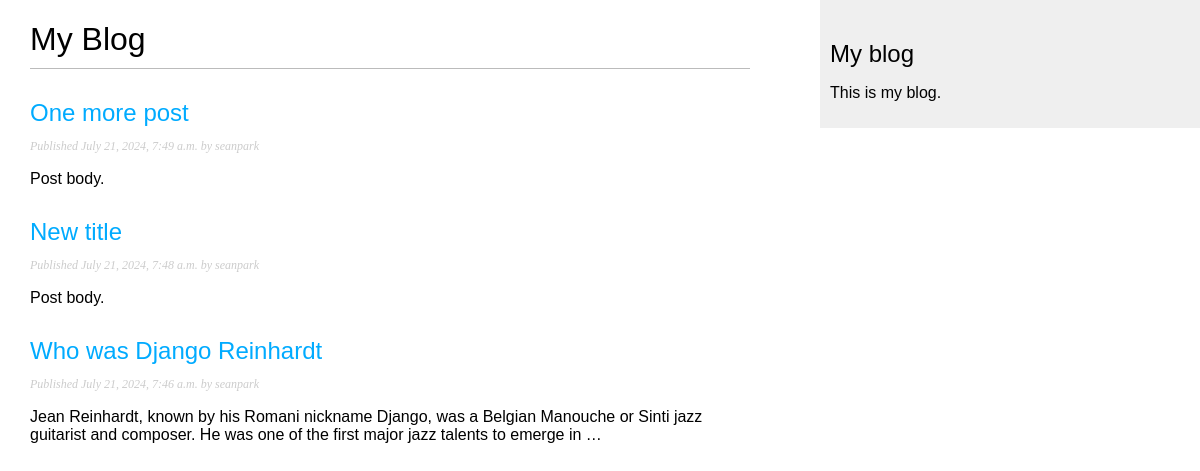
Screenshot of /blog/ with the database file from the repository.
### blog/models.py (models this page shows, shortened)
class Post(models.Model):
    class Status(models.TextChoices):
        DRAFT = 'DF', 'Draft'
        PUBLISHED = 'PB', 'Published'
    title = models.CharField(max_length=250)
    slug = models.SlugField(max_length=250)
    author = models.ForeignKey(
        settings.AUTH_USER_MODEL,
        on_delete=models.CASCADE,
        related_name='blog_posts'
    )
    body = models.TextField()
    publish = models.DateTimeField(default=timezone.now)
    created = models.DateTimeField(auto_now_add=True)
    updated = models.DateTimeField(auto_now=True)
    status = models.CharField(
        max_length=2,
        choices=Status,
        default=Status.DRAFT
    )
    objects = models.Manager()  # The default manager.
    published = PublishedManager()  # Our custom manager.
    class Meta:
        ordering = ['-publish']
        indexes = [
            models.Index(fields=['-publish']),
        ]

### blog/views.py (the view)
# urls.py: path('', views.post_list, name='post_list'),
def post_list(request):
    posts = Post.published.all()
    return render(
        request,
        'blog/post/list.html',
        {'posts': posts}
    )

### blog/models.py (called while the page is built)
    def get_queryset(self):
        return (
            super().get_queryset().filter(status=Post.Status.PUBLISHED)
        )

### blog/templates/blog/post/list.html (shortened to what this page needs)
{% extends "blog/base.html" %}
{% block content %}
  <h1>My Blog</h1>
  {% for post in posts %}
    <h2>
      <a href="{% url 'blog:post_detail' post.id %}">
        {{ post.title }}
      </a>
    </h2>
    <p class="date">
      Published {{ post.publish }} by {{ post.author }}
    </p>
    {{ post.body|truncatewords:30|linebreaks }}
  {% endfor %}
{% endblock %}

### blog/templates/blog/base.html (shortened to what this page needs)
{% load static %}
<!DOCTYPE html>
<html>
<head>
  <link href="{% static "css/blog.css" %}" rel="stylesheet">
</head>
<body>
  <div id="content">
    {% block content %}
    {% endblock %}
  </div>
  <div id="sidebar">
    <h2>My blog</h2>
    <p>This is my blog.</p>
  </div>
</body>
</html>

### blog/static/css/blog.css (style rules this page uses)
body { margin:0; padding:0; font-family:helvetica, sans-serif; }
a { color:#00abff; text-decoration:none; }
h1 { font-weight:normal; border-bottom:1px solid #bbb; padding:0 0 10px 0; }
h2 { font-weight:normal; margin:30px 0 0; }
#content { float:left; width:60%; padding:0 0 0 30px; }
#sidebar { float:right; width:30%; padding:10px; background:#efefef; height:100%; }
p.date { color:#ccc; font-family: georgia, serif; font-size: 12px; font-style: italic; }

### rows the page displays
Post: title "One more post", publish "July 21, 2024, 7:49 a.m.", author "seanpark", body "Post body."
Post: title "New title", publish "July 21, 2024, 7:48 a.m.", author "seanpark", body "Post body."
Post: title "Who was Django Reinhardt", publish "July 21, 2024, 7:46 a.m.", author "seanpark", body "Jean Reinhardt, known by his Romani nickname Django, was a Belgian Manouche or Sinti jazz guitarist and composer. He was one of the first major jazz talents to emerge in …"
